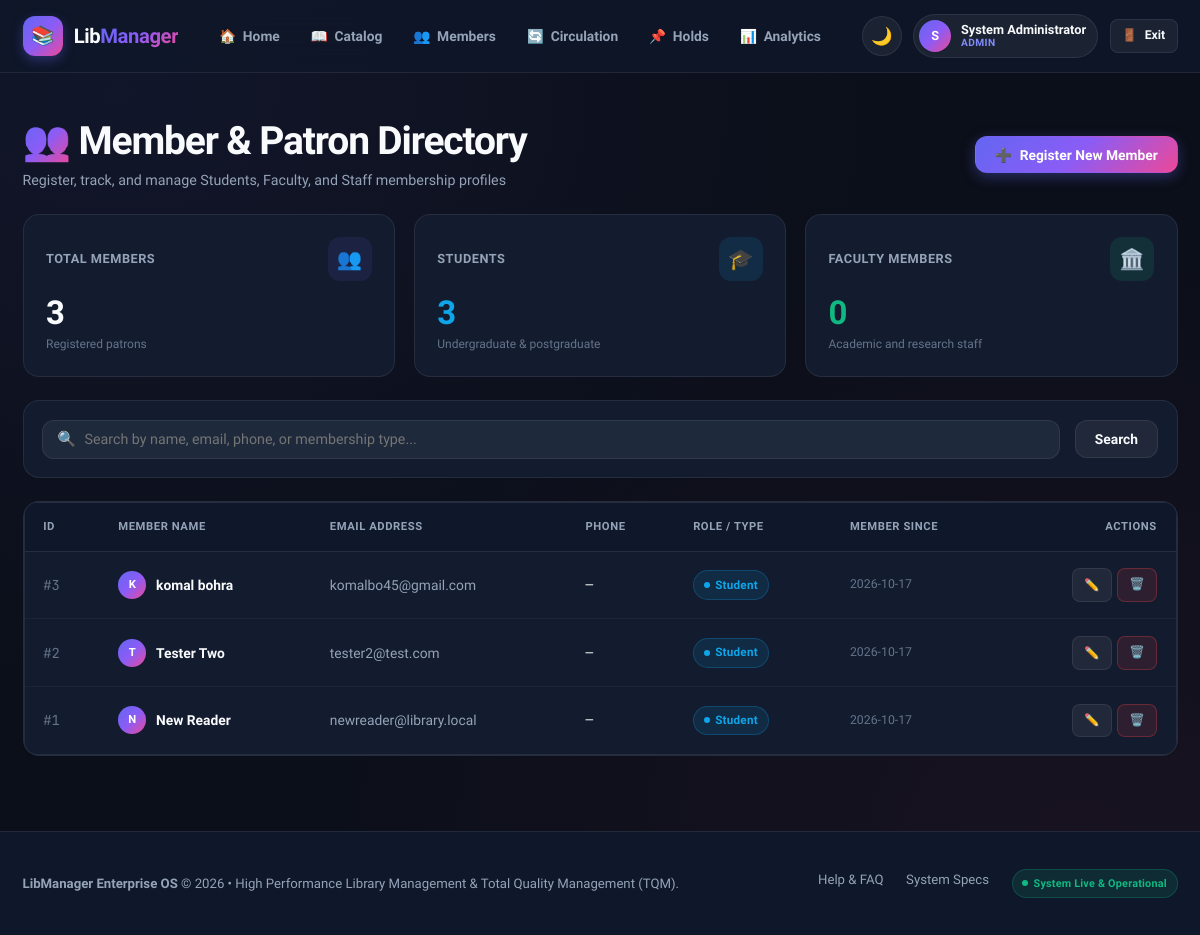
/members (signed in), run on the app's committed database.
### tables this page shows
CREATE TABLE members (
            id INTEGER PRIMARY KEY AUTOINCREMENT,
            name TEXT NOT NULL,
            email TEXT UNIQUE,
            phone TEXT,
            member_type TEXT DEFAULT 'Student',
            created_at TIMESTAMP DEFAULT CURRENT_TIMESTAMP
        );

### app.py (the view)
@app.route("/members")
@login_required
def members_page():
    search_query = request.args.get("q", "").strip()
    conn = get_db_connection()
    query = "SELECT * FROM members WHERE 1=1"
    params = []
    if search_query:
        query += " AND (name LIKE ? OR email LIKE ? OR phone LIKE ? OR member_type LIKE ?)"
        wildcard = f"%{search_query}%"
        params.extend([wildcard, wildcard, wildcard, wildcard])
    query += " ORDER BY id DESC"
    members = conn.execute(query, params).fetchall()
    total_members = conn.execute("SELECT COUNT(*) FROM members").fetchone()[0]
    students_count = conn.execute("SELECT COUNT(*) FROM members WHERE member_type = 'Student'").fetchone()[0]
    faculty_count = conn.execute("SELECT COUNT(*) FROM members WHERE member_type = 'Faculty'").fetchone()[0]
    conn.close()
    return render_template(
        "members.html",
        members=members,
        search_query=search_query,
        stats={"total": total_members, "students": students_count, "faculty": faculty_count}
    )

### app.py (called while the page is built)
def get_db_connection():
    conn = sqlite3.connect(DATABASE)
    conn.row_factory = sqlite3.Row
    return conn

@app.context_processor
def inject_user():
    user_data = None
    if "user_id" in session:
        user_data = {
            "id": session.get("user_id"),
            "username": session.get("username"),
            "email": session.get("email"),
            "full_name": session.get("full_name"),
            "role": session.get("role", "Member")
        }
    return {
        "current_user": user_data,
        "get_book_icon": get_book_icon
    }

def login_required(f):
    @wraps(f)
    def decorated_function(*args, **kwargs):
        if "user_id" not in session:
            flash("Please sign in to access your library account.", "warning")
            return redirect(url_for("login_page", next=request.url))
        return f(*args, **kwargs)
    return decorated_function

### templates/members.html (shortened to what this page needs)
{% extends "base.html" %}
{% block content %}
<div class="container" style="padding-top: 1.5rem; padding-bottom: 3rem;">
  <div style="display: flex; justify-content: space-between; align-items: center; margin-bottom: 1.5rem; flex-wrap: wrap; gap: 1rem;">
    <div>
      <h1 class="page-title" style="margin-bottom: 0.25rem;">
        <span>👥</span> Member & Patron Directory
      </h1>
      <p style="color: var(--text-muted); font-size: 0.95rem;">
        Register, track, and manage Students, Faculty, and Staff membership profiles
      </p>
    </div>
    <button type="button" class="btn btn-primary" onclick="openAddMemberModal()">
      <span>➕</span> Register New Member
    </button>
  </div>
  <div class="stats-grid" style="margin-bottom: 1.5rem;">
    <div class="stat-card">
      <div class="stat-header">
        <span class="stat-title">Total Members</span>
        <div class="stat-icon">👥</div>
      </div>
      <div class="stat-value">{{ stats.total }}</div>
      <div class="stat-subtext">Registered patrons</div>
    </div>
    <div class="stat-card info">
      <div class="stat-header">
        <span class="stat-title">Students</span>
        <div class="stat-icon">🎓</div>
      </div>
      <div class="stat-value" style="color: var(--status-info);">{{ stats.students }}</div>
      <div class="stat-subtext">Undergraduate & postgraduate</div>
    </div>
    <div class="stat-card success">
      <div class="stat-header">
        <span class="stat-title">Faculty Members</span>
        <div class="stat-icon">🏛️</div>
      </div>
      <div class="stat-value" style="color: var(--status-success);">{{ stats.faculty }}</div>
      <div class="stat-subtext">Academic and research staff</div>
    </div>
  </div>
  <div class="card" style="padding: 1.25rem; margin-bottom: 1.5rem;">
    <form method="GET" action="{{ url_for('members_page') }}">
      <div class="toolbar" style="margin-bottom: 0;">
        <div class="search-box">
          <span class="search-icon">🔍</span>
          <input type="text" name="q" value="{{ search_query }}" class="form-control" placeholder="Search by name, email, phone, or membership type...">
        </div>
        <button type="submit" class="btn btn-secondary">Search</button>
      </div>
    </form>
  </div>
  <div class="card" style="padding: 0; overflow: hidden;">
    <div class="table-responsive">
      <table class="data-table">
        <thead>
          <tr>
            <th>ID</th>
            <th>Member Name</th>
            <th>Email Address</th>
            <th>Phone</th>
            <th>Role / Type</th>
            <th>Member Since</th>
            <th style="text-align: right;">Actions</th>
          </tr>
        </thead>
        <tbody>
          {% if members|length == 0 %}
          <tr>
            <td colspan="7" style="text-align: center; padding: 3rem; color: var(--text-muted);">
              No members found in directory. Click "Register New Member" to add one.
            </td>
          </tr>
          {% else %}
          {% for m in members %}
          <tr>
            <td style="font-family: var(--font-mono); color: var(--text-subtle);">#{{ m.id }}</td>
            <td>
              <div style="display: flex; align-items: center; gap: 0.65rem;">
                <div class="user-avatar" style="width: 28px; height: 28px; font-size: 0.75rem;">
                  {{ m.name[:1] | upper }}
                </div>
                <div style="font-weight: 700;">{{ m.name }}</div>
              </div>
            </td>
            <td>
              <a href="mailto:{{ m.email }}" style="color: var(--text-muted); text-decoration: none;">
                {{ m.email or '—' }}
              </a>
            </td>
            <td style="font-family: var(--font-mono); font-size: 0.85rem;">{{ m.phone or '—' }}</td>
            <td>
              {% if m.member_type == 'Faculty' %}
              <span class="badge badge-success"><span class="badge-dot"></span> Faculty</span>
              {% elif m.member_type == 'Staff' %}
              <span class="badge badge-warning"><span class="badge-dot"></span> Staff</span>
              {% else %}
              <span class="badge badge-info"><span class="badge-dot"></span> Student</span>
              {% endif %}
            </td>
            <td style="color: var(--text-subtle); font-size: 0.82rem;">
              {{ m.created_at[:10] if m.created_at else '—' }}
            </td>
            <td style="text-align: right;">
              <div style="display: inline-flex; gap: 0.35rem;">
                <button type="button" class="btn btn-secondary btn-sm" onclick="openEditMemberModal('{{ m.id }}', '{{ m.name|escape }}', '{{ m.email or '' }}', '{{ m.phone or '' }}', '{{ m.member_type }}')" title="Edit Member">
                  ✏️
                </button>
                <a href="{{ url_for('delete_member', id=m.id) }}" class="btn btn-danger btn-sm" onclick="return confirm('Delete member {{ m.name }}?')" title="Delete Member">
                  🗑️
                </a>
              </div>
            </td>
          </tr>
          {% endfor %}
          {% endif %}
        </tbody>
      </table>
    </div>
  </div>
</div>
{% endblock %}

### data on the page
members: id "3", name "K", name "komal bohra", email "komalbo45@gmail.com", phone "—", member_type "Student" (drawn), created_at "2026-10-17"
members: id "2", name "T", name "Tester Two", email "tester2@test.com", phone "—", member_type "Student" (drawn), created_at "2026-10-17"
members: id "1", name "N", name "New Reader", email "newreader@library.local", phone "—", member_type "Student" (drawn), created_at "2026-10-17"

### other printed values
{{ current_user.full_name[:1] | upper if current_user.full_name else 'U' }} "S"
{{ current_user.full_name or current_user.username }} "System Administrator"
{{ current_user.role }} "ADMIN"
{{ stats.total }} "3"
{{ stats.students }} "3"
{{ stats.faculty }} "0"
